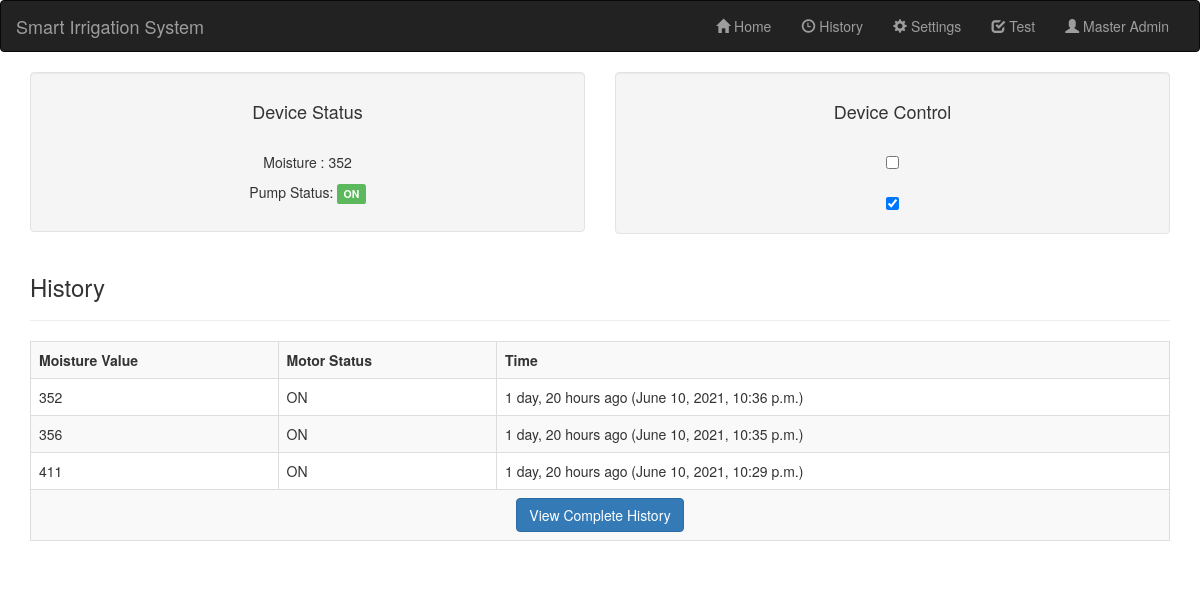
The page / on the database its author committed.
### monitor/models.py (models this page shows, shortened)
class DeviceState(models.Model):
    moisture = models.IntegerField(max)
    status = models.BooleanField()
    time = models.DateTimeField(auto_now=True, editable=True)

### monitor/views.py (the view)
# urls.py: path('', index, name='index'),
def index(request):
    last_device = DeviceState.objects.last()
    device_history = DeviceState.objects.all().order_by('-time')
    device_control = DeviceControl.objects.last()
    data = {
        'last_device': last_device,
        'device_history': device_history[:3],
        'device_control': device_control,
    }
    return render(request, 'monitor/home.html', data)

### templates/monitor/home.html (shortened to what this page needs)
{% extends 'base.html' %}
{% block 'body' %}
    <div class="row">
        <div class="col-md-6">
            <div class="well text-center">
                <h4>Device Status</h4>
                <br>
                <p>Moisture : <span class="moisture-value">{{ last_device.moisture }}</span></p>
                <p class="pump-value">Pump Status:
                    {% if last_device.status %}
                        <span class="label label-success">ON</span>
                    {% else %}
                        <span class="label label-danger">OFF</span>
                    {% endif %}
                </p>
            </div>
        </div>
        <div class="col-md-6">
            <div class="well text-center">
                <h4>Device Control</h4>
                <br>
                <input id="mode"type="checkbox" data-toggle="toggle" data-on="Automated" data-off="Manual" data-onstyle="warning" data-offstyle="info">
                <br>
                <div id="set-wrapper" >
                    <br>
                    <input id="set" type="checkbox" checked data-toggle="toggle" data-on="Turn Pump ON" data-off="Turn Pump OFF" data-onstyle="success">
                </div>
            </div>
        </div>
    </div>
    <h3>History</h3>
    <hr>
    <table class="table table-striped table-hover table-bordered">
        <th>Moisture Value</th>
        <th>Motor Status</th>
        <th>Time</th>
        {% for device in device_history %}
            <tr>
                <td>{{ device.moisture }}</td>
                <td>{% if device.status %}ON{% else %}OFF{% endif %}</td>
                <td>{{ device.time | timesince}} ago ({{ device.time }})</td>
            </tr>
        {% endfor %}
         <tr class="text-center">
             <td colspan="3">
                 <a href="{% url 'history' %}"class="btn btn-md btn-primary">View Complete History</a>
             </td>
         </tr>
    </table>
{% endblock %}

### rows shown on the page
DeviceState: moisture "352", status "ON", time "1 day, 20 hours", time "June 10, 2021, 10:36 p.m."
DeviceState: moisture "356", status "ON", time "1 day, 20 hours", time "June 10, 2021, 10:35 p.m."
DeviceState: moisture "411", status "ON", time "1 day, 20 hours", time "June 10, 2021, 10:29 p.m."
